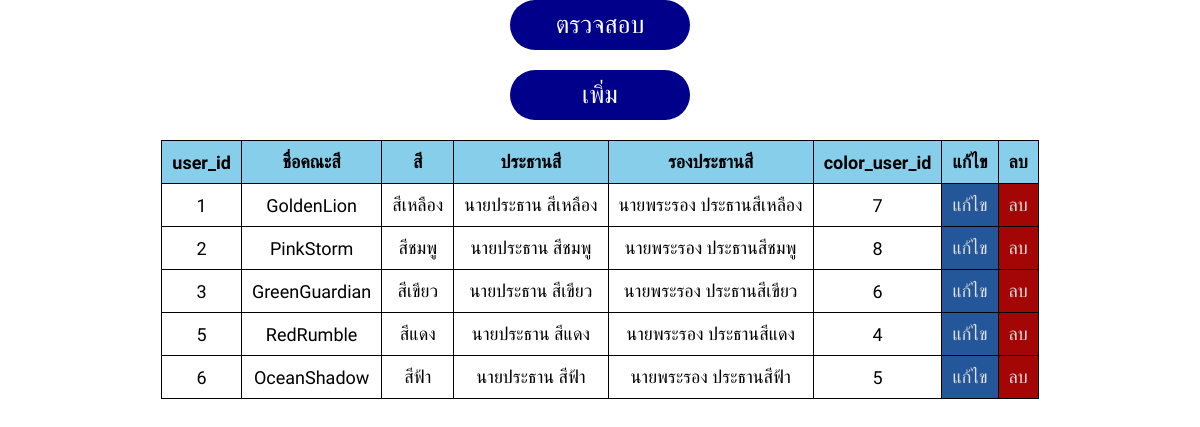
The page /admin/admin_sport.php?page=admin_sport&sub_page=view on the database as committed earlier.
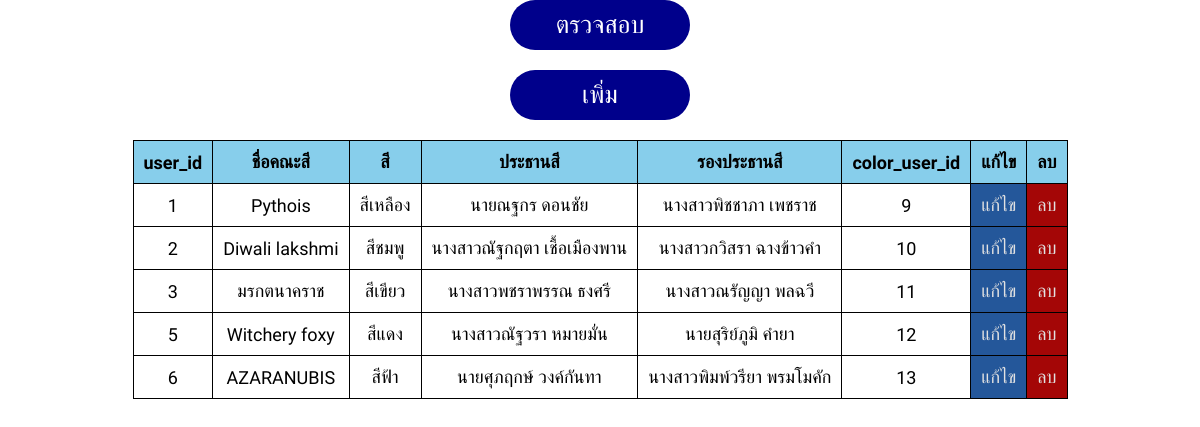
The same page on the database as committed later.
### tables this page shows
CREATE TABLE `colors` (
  `color_id` int(2) NOT NULL,
  `color_name` varchar(128) NOT NULL,
  `color_color` varchar(32) NOT NULL,
  `color_president` varchar(32) NOT NULL,
  `color_vice-president` varchar(32) NOT NULL,
  `color_id_user` int(6) NOT NULL
);

### admin/view/view_admin_sport.php (the view, shortened to what this page needs)
<body>
    <center>
        <div class="table_container">
            <table class="table_all">
                <tr>
                    <th>user_id</th>
                    <th>ชื่อคณะสี</th>
                    <th>สี</th>
                    <th>ประธานสี</th>
                    <th>รองประธานสี</th>
                    <th>color_user_id</th>
                    <th>แก้ไข</th>
                    <th>ลบ</th>
                </tr>
                <?php
                    $sql_view_admin_sport = "SELECT * FROM `colors`";
                    $result_view_admin_sport = mysqli_query($conn, $sql_view_admin_sport);
                    if (mysqli_num_rows($result_view_admin_sport) > 0) {
                    	while ($row_view_admin_sport = mysqli_fetch_assoc($result_view_admin_sport)) {
                    		echo "<tr>
                    				<td>".$row_view_admin_sport['color_id']."</td>
                    				<td>".$row_view_admin_sport['color_name']."</td>
                    				<td>".$row_view_admin_sport['color_color']."</td>
                    				<td>".$row_view_admin_sport['color_president']."</td>
                    				<td>".$row_view_admin_sport['color_vice-president']."</td>
                    				<td>".$row_view_admin_sport['color_id_user']."</td>
                    				<td class=edit><a href=\"admin_system.php?page=admin_sport&sub_page=edit&color_id=".$row_view_admin_sport['color_id']."\">แก้ไข</a></td>
                    				<td class=del><a href=\"admin_system.php?page=admin_sport&sub_page=delete&color_id=".$row_view_admin_sport['color_id']."\">ลบ</a></td>
                    			</tr>";
                    	}
                    }else{
                    	echo "something is wrong..";
                    }
                    ?>
            </table>
        </div>
    </center>
</body>
</html>

### admin/admin_sport.php (shortened to what this page needs)
<link rel="stylesheet"  href="element/styles_admin_sport.css">
<body>
    <ul>
        <li><a href="?page=admin_sport&sub_page=view" class="btn_viewadd">ตรวจสอบ</a></li>
        <li><a href="?page=admin_sport&sub_page=add"  class="btn_viewadd">เพิ่ม</a></li>
    </ul>
    <?php
        switch ($_GET['sub_page']) {
        	case 'view':
        		include 'admin/view/view_admin_sport.php';
        		break;
        }
         ?>
</body>
</html>

### element/styles_admin_sport.css (style rules this page uses)
* { margin: 0; padding: 0; box-sizing: border-box; text-decoration: none; list-style: none; font-family: "Mitr", sans-serif; }
.btn_viewadd { color: white; font-size: 25px; border-radius: 50px; max-width: 180px; background-color: darkblue; transition: 0.5s ease; font-family: "Mitr", sans-serif; font-weight: 400; display: flex; flex-direction: column; padding: 10px; margin: 0 auto ; align-items: center; transition: 0.3s ease; margin-bottom: 20px; }
.table_all, th, td { border: 1px solid black; border-collapse: collapse; padding: 10px; }
.table_container { overflow-x: auto; -webkit-overflow-scrolling: touch; }
.table_all { border-top-left-radius: 10px; border-bottom-left-radius: 20px; }
tr { background-color: skyblue; color: black; font-size: 18px; cursor: pointer; }
td { background-color: white; text-align: center; transition: 0.3s ease; cursor: pointer; }
.edit { background-color: rgb(36, 87, 154); cursor: pointer; }
.del { background-color: rgb(164, 6, 6); }
.edit a { color: #e1e1e1; }
.del a { color: #e1e1e1; }

Rows that differ between the two databases and show on the page:
changed colors "สีเหลือง": color_name "GoldenLion" → "Pythois"; color_president "นายประธาน สีเหลือง" → "นายณฐกร ดอนชัย"; value "นายพระรอง ประธานสีเหลือง" → "นางสาวพิชชาภา เพชราช"; color_id_user "7" → "9"
changed colors "สีชมพู": color_name "PinkStorm" → "Diwali lakshmi"; color_president "นายประธาน สีชมพู" → "นางสาวณัฐกฤตา เชื้อเมืองพาน"; value "นายพระรอง ประธานสีชมพู" → "นางสาวกวิสรา ฉางข้าวคำ"; color_id_user "8" → "10"
changed colors "สีเขียว": color_name "GreenGuardian" → "มรกตนาคราช"; color_president "นายประธาน สีเขียว" → "นางสาวพชราพรรณ ธงศรี"; value "นายพระรอง ประธานสีเขียว" → "นางสาวณรัญญา พลฉวี"; color_id_user "6" → "11"
changed colors "สีแดง": color_name "RedRumble" → "Witchery foxy"; color_president "นายประธาน สีแดง" → "นางสาวณัฐวรา หมายมั่น"; value "นายพระรอง ประธานสีแดง" → "นายสุริย์ภูมิ คำยา"; color_id_user "4" → "12"
changed colors id 6: color_name "OceanShadow" → "AZARANUBIS"; color_president "นายประธาน สีฟ้า" → "นายศุภฤกษ์ วงค์กันทา"; value "นายพระรอง ประธานสีฟ้า" → "นางสาวพิมพ์วรียา พรมโมคัก"; color_id_user "5" → "13"
